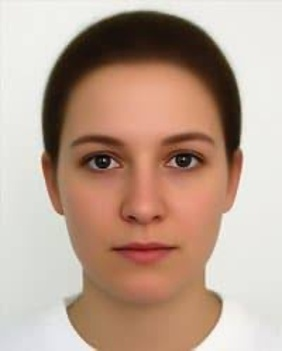
#> input picture Project3/eleven_aligned.jpg, 282 x 351 px, shrunk from 602 x 750 before the run
$ python make_caricature.py
#> lines starting #> are read from the running program, lines starting #| are printed output that depends on the picture
### Project3/morph.py
"""Piecewise-affine face morphing for CS180 Project 3."""

from __future__ import annotations

import argparse
from pathlib import Path

import imageio.v3 as iio
import matplotlib

matplotlib.use("Agg")

import matplotlib.pyplot as plt
import numpy as np
from scipy.ndimage import map_coordinates
from skimage.draw import polygon


def compute_affine(
    source_triangle: np.ndarray, destination_triangle: np.ndarray
) -> np.ndarray:
    """Return the 3x3 affine matrix mapping destination coordinates to source."""
    source_h = np.vstack([source_triangle.T, np.ones(3)])
    destination_h = np.vstack([destination_triangle.T, np.ones(3)])
    return np.linalg.solve(destination_h.T, source_h.T).T


def warp_image(
    image: np.ndarray,
    source_points: np.ndarray,
    destination_points: np.ndarray,
    triangles: np.ndarray,
    output_shape: tuple[int, int],
) -> np.ndarray:
    """Warp an image into destination_points using one inverse warp per triangle."""
    height, width = output_shape
    channels = 1 if image.ndim == 2 else image.shape[2]
    source = image[..., None] if image.ndim == 2 else image
    warped = np.zeros((height, width, channels), dtype=np.float64)

    for triangle_indices in triangles:
        source_triangle = source_points[triangle_indices]
        destination_triangle = destination_points[triangle_indices]

        rows, columns = polygon(
            destination_triangle[:, 1],
            destination_triangle[:, 0],
            shape=(height, width),
        )
        destination_pixels = np.vstack(
            [columns, rows, np.ones_like(columns, dtype=float)]
        )
        destination_to_source = compute_affine(
            source_triangle, destination_triangle
        )
        source_pixels = destination_to_source @ destination_pixels
        source_x = source_pixels[0]
        source_y = source_pixels[1]

        for channel in range(channels):
            warped[rows, columns, channel] = map_coordinates(
                source[..., channel],
                [source_y, source_x],
                order=1,
                mode="nearest",
            )

    return warped[..., 0] if image.ndim == 2 else warped


# [25 lines left out: function morph, not called in this run]


def read_image(path: str | Path) -> np.ndarray:
    image = iio.imread(path).astype(np.float64)
    if image.max() > 1:
        image /= 255.0
    return image


def write_image(path: str | Path, image: np.ndarray) -> None:
    path = Path(path)
    path.parent.mkdir(parents=True, exist_ok=True)
    iio.imwrite(path, np.round(np.clip(image, 0, 1) * 255).astype(np.uint8))


# [66 lines left out: functions save_comparison, parse_args, main, not called in this run]


# [2 lines that do not run on import are left out]

### Project3/make_caricature.py
"""Create shape caricatures of Eleven using the IMM population mean geometry."""

from __future__ import annotations

from pathlib import Path

import matplotlib

matplotlib.use("Agg")

import matplotlib.pyplot as plt
import numpy as np

from morph import read_image, warp_image, write_image


ROOT = Path(__file__).resolve().parent
ALPHAS = [1.0, 1.05, 1.1, 1.15]


def main() -> None:
    image = read_image(ROOT / "eleven_aligned.jpg")
    fixed_points = ROOT / "eleven_imm_points_fixed.npz"
    point_path = fixed_points if fixed_points.exists() else ROOT / "eleven_imm_points.npz"
    data = np.load(point_path, allow_pickle=False)
#> (reads Project3/eleven_imm_points_fixed.npz from the repository)
    source_points = data["source_points"]
    mean_points = data["target_mean_points"]
    triangles = data["triangles"]
    output_shape = image.shape[:2]
#> output_shape = (351, 282)

    output_dir = ROOT / "results/caricature"
    output_dir.mkdir(parents=True, exist_ok=True)
    images: list[np.ndarray] = []

    for alpha in ALPHAS:
        caricature_points = mean_points + alpha * (source_points - mean_points)
        caricature = warp_image(
            image,
            source_points,
            caricature_points,
            triangles,
            output_shape,
        )
        caricature = np.clip(caricature, 0, 1)
        images.append(caricature)
        output_name = f"eleven_caricature_alpha_{alpha:g}.jpg"
        write_image(output_dir / output_name, caricature)
#> this loop made 4 passes
#> pass 2, in main, `caricature = warp_image( image, source_points, caricature_points, tria..`:
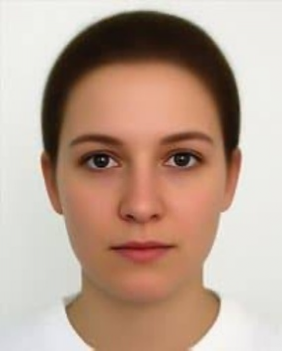
#> caricature: shape (351, 282, 3) float64; mean R, G, B 0.733, 0.632, 0.569
#> after the loop, images = 4 items

    fig, axes = plt.subplots(1, len(ALPHAS), figsize=(16, 5))
    for ax, alpha, image_result in zip(axes, ALPHAS, images):
        ax.imshow(image_result)
        ax.set_title(f"alpha = {alpha:g}")
        ax.axis("off")
#> this loop made 4 passes
#> alpha on passes 1 to 4: 1, 1.05, 1.1, 1.15
    fig.suptitle("Eleven caricature by extrapolating away from the IMM mean shape")
    fig.tight_layout()
    fig.savefig(output_dir / "caricature_comparison.png", dpi=180, bbox_inches="tight")
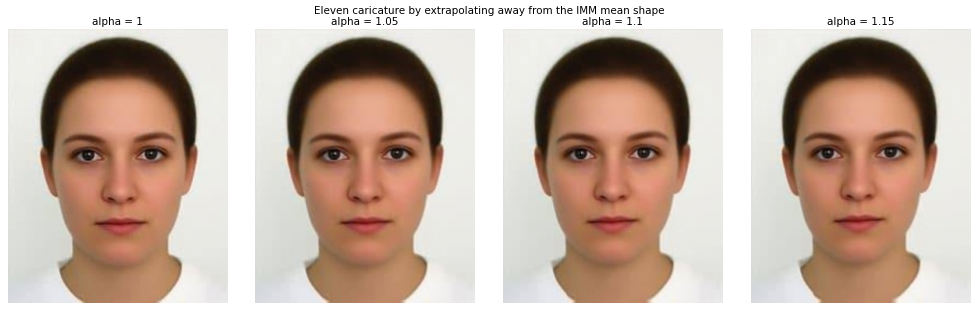
#> figure drawn by matplotlib, 4 panels
    plt.close(fig)
    print(f"Saved caricatures to {output_dir}")


if __name__ == "__main__":
    main()
